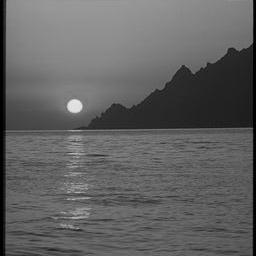
#> input picture training/training/Coast/15.jpg, 256 x 256 px; its folder holds only this picture in this run
$ python version1.py
#> lines starting #> are read from the running program, lines starting #| are printed output that depends on the picture
#> in load_training_data, img is the input picture: PIL image 256x256 L; min 0, max 236, mean 97.6
import os
import numpy as np
from PIL import Image
from sklearn.neighbors import KNeighborsClassifier
from sklearn.preprocessing import normalize
import glob
import csv
import time

def create_tiny_image(img, size=16):
    """
    創建tiny image特徵
    1. 裁剪圖像中心的正方形區域
    2. 調整大小為16x16
    3. 將像素值打包成向量
    4. 使特徵向量具有零均值和單位長度
    """
#> called with size = 16
    # 獲取圖像的寬度和高度
    width, height = img.size
#> width = 256; height = 256

    # 裁剪中心的正方形區域
    min_dim = min(width, height)
#> min_dim = 256
    left = (width - min_dim) // 2
#> left = 0
    top = (height - min_dim) // 2
#> top = 0
    right = left + min_dim
#> right = 256
    bottom = top + min_dim
#> bottom = 256
    img_cropped = img.crop((left, top, right, bottom))

    # 調整大小為16x16
    img_resized = img_cropped.resize((size, size), Image.LANCZOS)
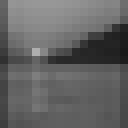
#> img_resized: PIL image 16x16 L (shown 8 times larger); min 25, max 174, mean 98.4

    # 將圖像轉換為numpy數組並展平
    img_array = np.array(img_resized).flatten()
#> img_array = 256 values, max 174 at index 100, min 25 at index 111, mean 98.38

    # 使特徵向量具有零均值和單位長度
    img_array = img_array - np.mean(img_array)
#> img_array = 256 values, max 75.62 at index 100, min -73.38 at index 111, mean 0
    norm = np.linalg.norm(img_array)
#> norm = 483.2
    if norm > 0:
        img_array = img_array / norm
#> img_array = 256 values, max 0.157 at index 100, min -0.152 at index 111, mean 0

    return img_array

def load_training_data(training_dir):
    """
    加載訓練數據，返回特徵矩陣和標籤
    """
    print("正在加載訓練數據...")
    features = []
    labels = []

    # 獲取所有類別目錄
    class_dirs = [d for d in os.listdir(training_dir) if os.path.isdir(os.path.join(training_dir, d)) and not d.startswith('__')]

    for class_name in class_dirs:
        class_path = os.path.join(training_dir, class_name)
        if not os.path.isdir(class_path):
            continue

        print(f"處理類別: {class_name}")
        # 獲取該類別下的所有圖像
        image_files = glob.glob(os.path.join(class_path, "*.jpg"))

        for img_file in image_files:
            # 加載圖像
            img = Image.open(img_file)
            # 創建tiny image特徵
            feature = create_tiny_image(img)
#> feature has the same summary as img_array in create_tiny_image
            features.append(feature)
            labels.append(class_name)
#> pass 2 of the loop in load_training_data, `for class_name in class_dirs:`:
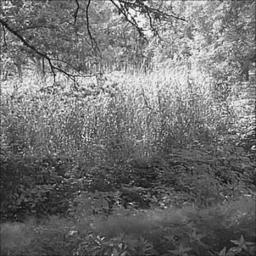
#> input picture training/training/Forest/0.jpg, 256 x 256 px
#> in load_training_data, img is the input picture: PIL image 256x256 L; min 1, max 255, mean 112.4
#> in create_tiny_image (call 2), `img_resized = img_cropped.resize((size, size), Image.LANCZOS)`:
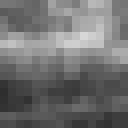
#> img_resized: PIL image 16x16 L (shown 8 times larger); min 46, max 215, mean 112.5
#> in create_tiny_image (call 2), `img_array = np.array(img_resized).flatten()`: img_array = 256 values, max 215 at index 74, min 46 at index 176, mean 112.5
#> in create_tiny_image (call 2), `img_array = img_array - np.mean(img_array)`: img_array = 256 values, max 102.5 at index 74, min -66.52 at index 176, mean 0
#> norm = 646.7
#> in create_tiny_image (call 2), `img_array = img_array / norm`: img_array = 256 values, max 0.158 at index 74, min -0.103 at index 176, mean 0
#> feature has the same summary as img_array in create_tiny_image

    return np.array(features), np.array(labels)

def load_test_data(test_dir):
    """
    加載測試數據，返回特徵矩陣和圖像文件名
    """
    print("正在加載測試數據...")
    features = []
    image_files = []

    # 獲取所有測試圖像並按數字順序排序
    test_images = glob.glob(os.path.join(test_dir, "*.jpg"))
    test_images = sorted(test_images, key=lambda x: float(os.path.basename(x).split('.')[0]))  # 按數字大小排序

    for img_file in test_images:
        # 加載圖像
        img = Image.open(img_file)
        # 創建tiny image特徵
        feature = create_tiny_image(img)
        features.append(feature)
        # 保存圖像文件名（不含路徑）
        image_files.append(os.path.basename(img_file))

    return np.array(features), image_files

def train_knn_classifier(features, labels, k=3):
    """
    訓練k近鄰分類器
    """
    print(f"訓練k近鄰分類器 (k={k})...")
    classifier = KNeighborsClassifier(n_neighbors=k, weights='uniform', metric='euclidean')
    classifier.fit(features, labels)
    return classifier

def predict_and_save(classifier, test_features, test_files, output_file):
    """
    對測試數據進行預測並保存結果
    """
    print("對測試數據進行預測...")
#> (the run stopped early here; a loop or call above may not have finished)
